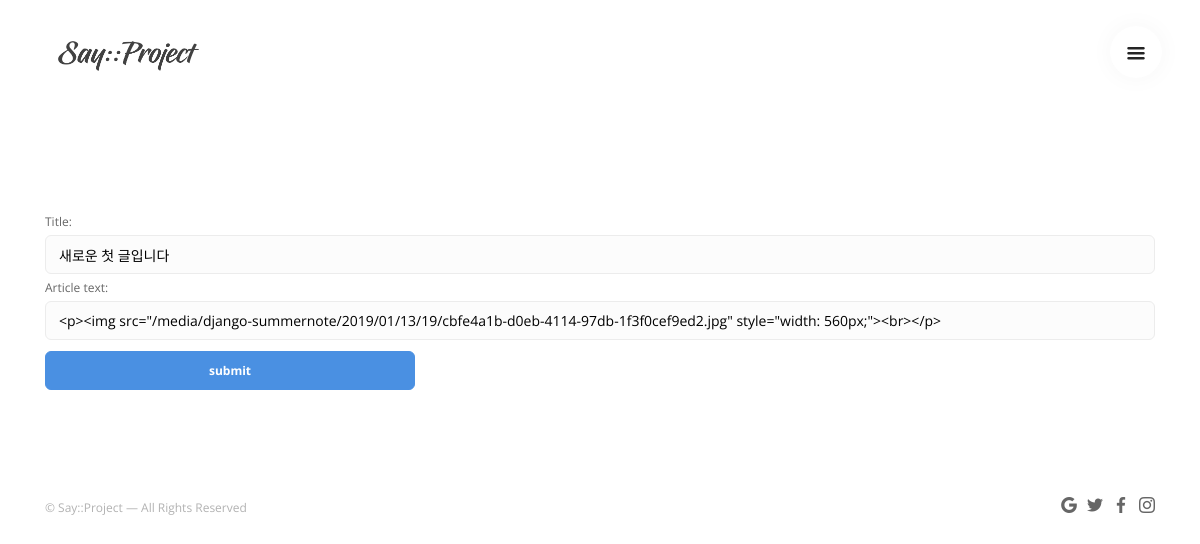
The app's page /edit/78 (signed in) with its own data.
### boards/models.py (models this page shows)
class Article(models.Model):
    title = models.CharField(max_length=200)
    article_text = models.TextField()
    created_at = models.DateTimeField('Date published')
    edited_at = models.DateTimeField('Latest edited date', auto_now=True)
    image = models.CharField(max_length=200, null=True)
    writer = models.ForeignKey(User, on_delete=models.CASCADE)
    comment_count = models.IntegerField(default=0)
    likes = models.IntegerField(default=0)
    shared = models.IntegerField(default=0)
    upvote = models.IntegerField(default=0)
    downvote = models.IntegerField(default=0)
    published = models.BooleanField(default=False)
    activated = models.BooleanField(default=False)
    class Meta:
        ordering = ['created_at']

### boards/views.py (the view, shortened to what this page needs)
# urls.py: path('edit/<int:article_id>', views.board_edit, name='board_edit'),
def board_edit(request, article_id):
    user = get_user(request)
    A = get_object_or_404(Article, pk=article_id)
    if request.method == "GET":
        if user.is_authenticated:
            if A.writer_id == user.id:
                form = BasicForm(initial={'title':A.title,
                                          'article_text': A.article_text,
                                          })
                return render(request, 'boards/board_edit.html', {'article_edit': A,
                                                                  'form': form,
                                                                  })

### boards/form.py
class BasicForm(forms.Form):
    title = forms.CharField(max_length=200)
    article_text = forms.CharField(widget=SummernoteWidget())
    def __init__(self, *args, **kwargs):
        initial_arguments = kwargs.get('initial', None)
        updated_initial = {}
        if initial_arguments:
            updated_initial['title'] = initial_arguments.get('title', None)
            updated_initial['article_text'] = initial_arguments.get('article_text', None)
        updated_initial['comment'] = 'Please provide a comment'
        kwargs.update(initial=updated_initial)
        super(BasicForm, self).__init__(*args, **kwargs)

### boards/templates/boards/board_edit.html (shortened to what this page needs)
{% load static %}
<!doctype html>
<html lang="en">
    <head>
        <link href="{% static 'boards/css/stack-interface.css' %}" rel="stylesheet" type="text/css" media="all">
        <link href="{% static 'boards/css/socicon.css' %}" rel="stylesheet" type="text/css" media="all" />
        <link href="{% static 'boards/css/bootstrap.css' %}" rel="stylesheet" type="text/css" media="all" />
        <link href="{% static 'boards/css/stack-interface.css' %}" rel="stylesheet" type="text/css" media="all" />
        <link href="{% static 'boards/css/theme.css' %}" rel="stylesheet" type="text/css" media="all" />
        <link href="{% static 'boards/css/custom.css' %}" rel="stylesheet" type="text/css" media="all" />
    </head>
    <body data-smooth-scroll-offset="77">
        <div class="nav-container">
            <div>
                <nav class="bar bar-toggle">
                    <div class="container">
                        <div class="row align-items-center">
                            <div style="padding-left: 2em" class="col-6">
                                <div class="bar__module">
                                    <a href="{% url 'boards:board_index' %}"> <img class="logo logo-dark" alt="logo" src="{% static 'boards/img/logo-dark.png' %}"> </a>
                                </div>
                            </div>
                            <div class="col-6 d-flex justify-content-end">
                                <div class="bar__module">
                                    <a class="menu-toggle pull-right" href="#" data-notification-link="sidebar-menu"> <i class="stack-interface stack-menu"></i> </a>
                                </div>
                            </div>
                        </div>
                    </div>
                </nav>
            </div>
        </div>
        <div class="main-container">
            <section>
                <div class="container">
                    <form action="{% url 'boards:board_edit_fix' %}" method="post">
                        {{ form|safe }}
                        <button class="btn btn--primary pos-right col-md-4" type="submit">
                            submit
                        </button>
                    </form>
                </div>
            </section>
            <footer class="footer-7 text-center-xs">
                <div class="container">
                    <div class="row">
                        <div class="col-sm-6"> <span class="type--fine-print">©  Say::Project — All Rights Reserved</span>
                        </div>
                        <div class="col-sm-6 text-right text-center-xs">
                            <ul class="social-list list-inline">
                                <li><a href="#"><i class="socicon socicon-google icon icon--xs"></i></a></li>
                                <li><a href="#"><i class="socicon socicon-twitter icon icon--xs"></i></a></li>
                                <li><a href="#"><i class="socicon socicon-facebook icon icon--xs"></i></a></li>
                                <li><a href="#"><i class="socicon socicon-instagram icon icon--xs"></i></a></li>
                            </ul>
                        </div>
                    </div>
                </div>
            </footer>
        </div>
    </body>
</html>

### boards/static/boards/css/stack-interface.css (style rules this page uses)
[class^="stack-"]:before, [class*=" stack-"]:before { font-family: "stack-interface"; font-style: normal; font-weight: normal; speak: none; display: inline-block; text-decoration: inherit; width: 1em; margin-right: .2em; text-align: center; font-variant: normal; text-transform: none; line-height: 1em; margin-left: .2em; -webkit-font-smoothing: antialiased; -moz-osx-font-smoothing: grayscale; }
.stack-menu:before { content: '\e80e'; }

### boards/static/boards/css/custom.css (style rules this page uses)
.col-6, .col-md-4 { position: relative; width: 100%; min-height: 1px; padding-right: 5px; padding-left: 5px; }
.col-6, .col-md-4 { position: relative; width: 100%; min-height: 1px; padding-right: 8px; padding-left: 8px; }
.list-inline li:not(:last-child) { margin-right: 0.45714286em; }

### records on screen
Article: title "새로운 첫 글입니다", article_text "<p><img src=\"/media/django-summernote/2019/01/13/19/cbfe4a1b-d0eb-4114-97db-1f3f0cef9ed2.jpg\" style=\"width: 560px;\"><br></p>"
